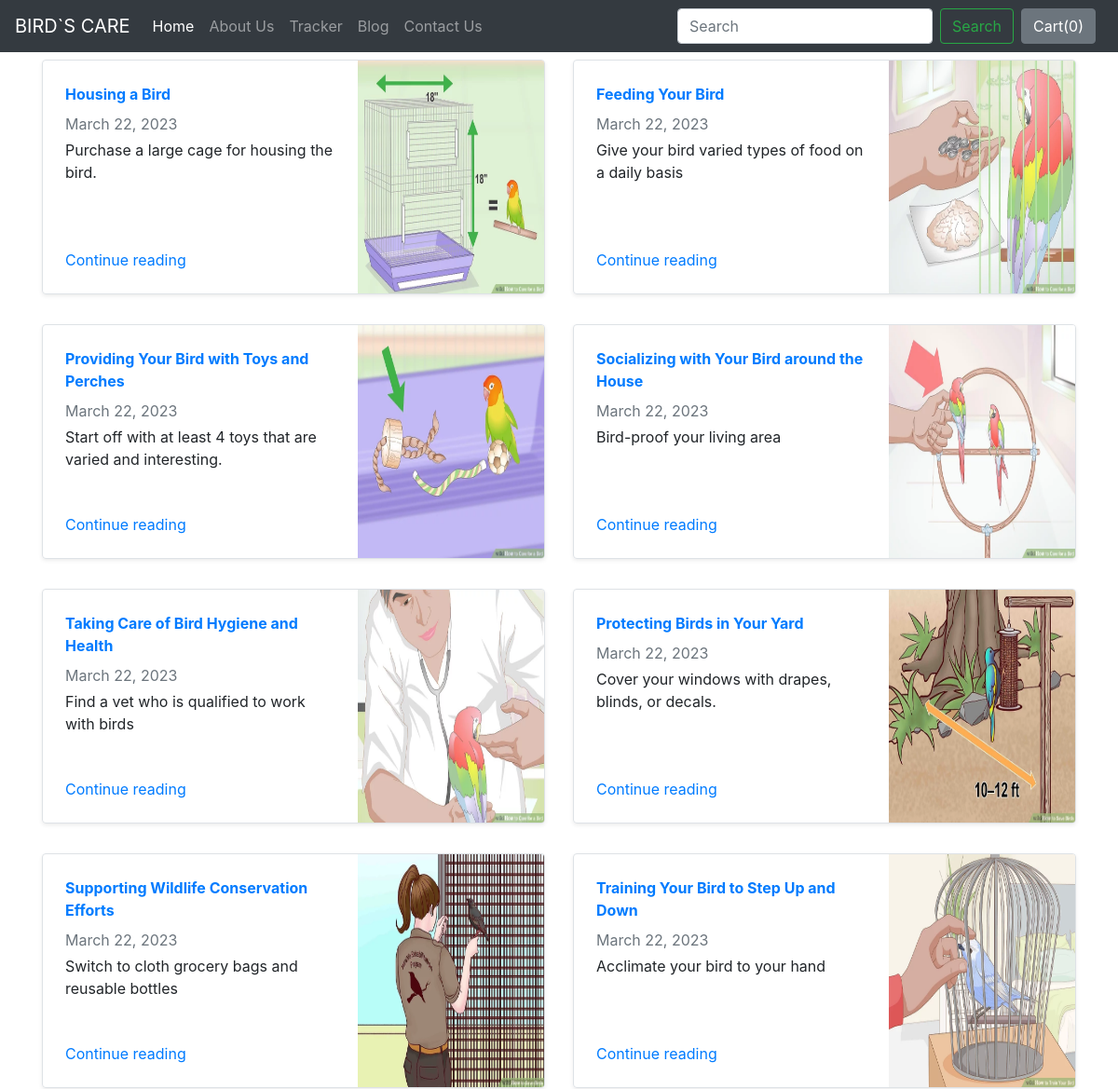
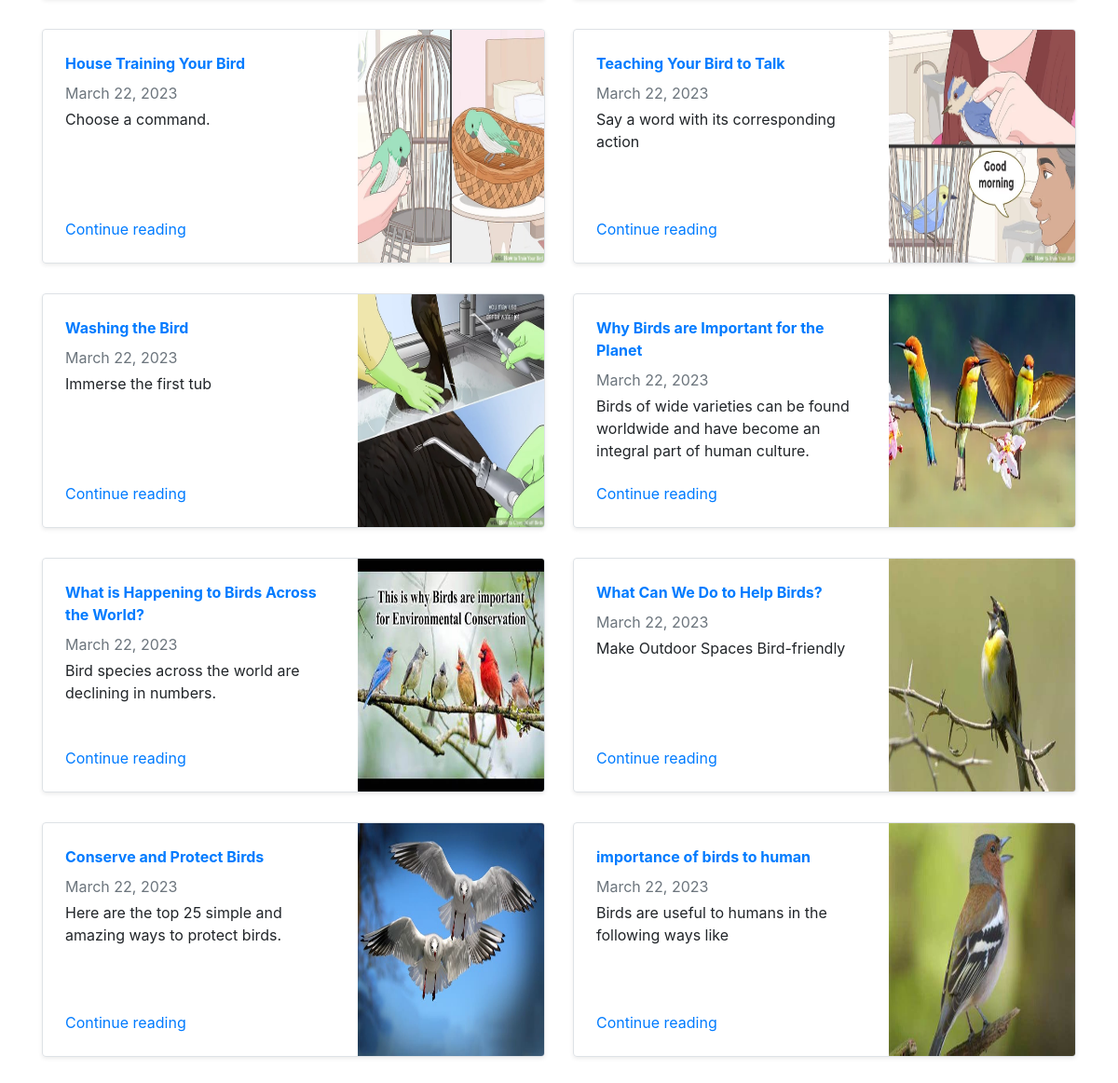
Screenshot of /blog/ with the database file from the repository (2 pictures, top to bottom).
### blog/models.py (models this page shows)
class Blogpost(models.Model):
    post_id = models.AutoField(primary_key= True)
    tilte = models.CharField(max_length=5000)
    head0 = models.CharField(max_length=50000000, default="")
    head1 = models.CharField(max_length=500000000, default="")
    chead0 = models.CharField(max_length=5000000000000, default="")
    pub_date = models.DateField()
    thumbnail = models.ImageField(upload_to='shop/images', default="")
    def __str__(self):
        return self.tilte

### blog/views.py (the view)
# urls.py: path("", views.index, name="blogHome"),
def index(request):
    myposts= Blogpost.objects.all()
    print(myposts)
    return render(request, 'blog/index.html', {'myposts': myposts})

### blog/templates/blog/index.html (shortened to what this page needs)
{% extends 'blog/basic.html' %}
{% block body %}
<div class="container">
<div class="row my-2">
    {% for item in myposts %}
        <div class="col-md-6">
            <div
                class="row no-gutters border rounded overflow-hidden flex-md-row mb-4 shadow-sm h-md-250 position-relative">
                <div class="col p-4 d-flex flex-column position-static">
                    <strong class="d-inline-block mb-2 text-primary">{{item.head0}}</strong>
                    <div class="mb-1 text-muted">{{item.pub_date}}</div>
                    <p class="card-text mb-auto">{{item.head1}}</p>
                    <a href="blogpost/{{item.post_id}}" class="stretched-link">Continue reading</a>
                </div>
                <div class="col-auto d-none d-lg-block">
                    <img src="/media/{{item.thumbnail}}" class="bd-placeholder-img" width="200" height="250"
                        aria-label="Placeholder: Thumbnail"/>
                </div>
            </div>
        </div>
{% if forloop.counter|divisibleby:2 %}
    </div><div class="row my-2">
    {% endif %}
    {% endfor %}
</div>
{% endblock %}

### rows the page displays
Blogpost: head0 "Housing a Bird", pub_date "March 22, 2023", head1 "Purchase a large cage for housing the bird.", thumbnail (picture)
Blogpost: head0 "Feeding Your Bird", pub_date "March 22, 2023", head1 "Give your bird varied types of food on a daily basis", thumbnail (picture)
Blogpost: head0 "Providing Your Bird with Toys and Perches", pub_date "March 22, 2023", head1 "Start off with at least 4 toys that are varied and interesting.", thumbnail (picture)
Blogpost: head0 "Socializing with Your Bird around the House", pub_date "March 22, 2023", head1 "Bird-proof your living area", thumbnail (picture)
Blogpost: head0 "Taking Care of Bird Hygiene and Health", pub_date "March 22, 2023", head1 "Find a vet who is qualified to work with birds", thumbnail (picture)
Blogpost: head0 "Protecting Birds in Your Yard", pub_date "March 22, 2023", head1 "Cover your windows with drapes, blinds, or decals.", thumbnail (picture)
Blogpost: head0 "Supporting Wildlife Conservation Efforts", pub_date "March 22, 2023", head1 "Switch to cloth grocery bags and reusable bottles", thumbnail (picture)
Blogpost: head0 "Training Your Bird to Step Up and Down", pub_date "March 22, 2023", head1 "Acclimate your bird to your hand", thumbnail (picture)
Blogpost: head0 "House Training Your Bird", pub_date "March 22, 2023", head1 "Choose a command.", thumbnail (picture)
Blogpost: head0 "Teaching Your Bird to Talk", pub_date "March 22, 2023", head1 "Say a word with its corresponding action", thumbnail (picture)
Blogpost: head0 "Washing the Bird", pub_date "March 22, 2023", head1 "Immerse the first tub", thumbnail (picture)
Blogpost: head0 "Why Birds are Important for the Planet", pub_date "March 22, 2023", head1 "Birds of wide varieties can be found worldwide and have become an integral part of human culture.", thumbnail (picture)
Blogpost: head0 "What is Happening to Birds Across the World?", pub_date "March 22, 2023", head1 "Bird species across the world are declining in numbers.", thumbnail (picture)
Blogpost: head0 "What Can We Do to Help Birds?", pub_date "March 22, 2023", head1 "Make Outdoor Spaces Bird-friendly", thumbnail (picture)
Blogpost: head0 "Conserve and Protect Birds", pub_date "March 22, 2023", head1 "Here are the top 25 simple and amazing ways to protect birds.", thumbnail (picture)
Blogpost: head0 "importance of birds to human", pub_date "March 22, 2023", head1 "Birds are useful to humans in the following ways like", thumbnail (picture)
